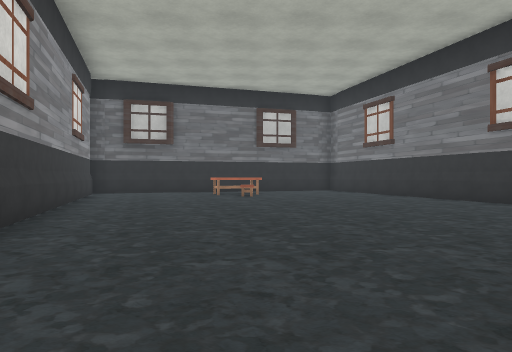
[1] (above)

24 first-person views from a walk through a 3-D level made in the Unity game engine. The camera is 1.2 m above the floor, looks level and sees 70° across. The floor is counted in squares, 2 m on a side. Each view is taken from the middle of a square. On the plan, view 1 faces up. The plan holds only what a view shows up to about 10 squares ahead; the rest is blank. The place goes on beyond the plan. Some trees and plants on the terrain are drawn as simple stand-ins. The player character is not drawn. Some surface patterns are stand-ins.

[2]
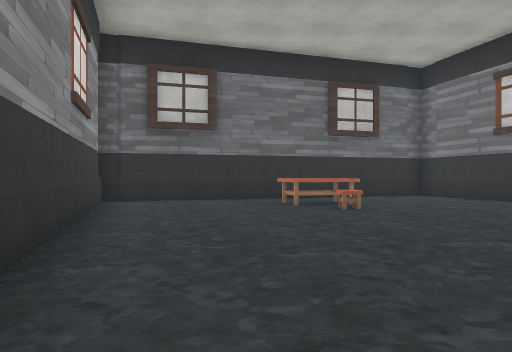

[3]
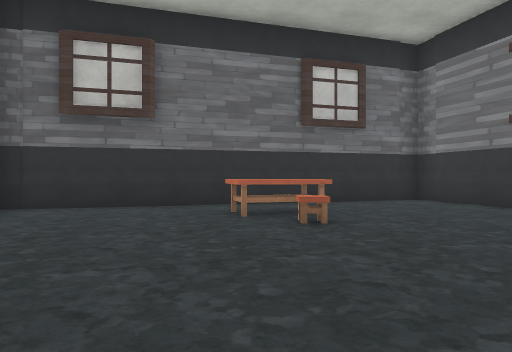

[4]
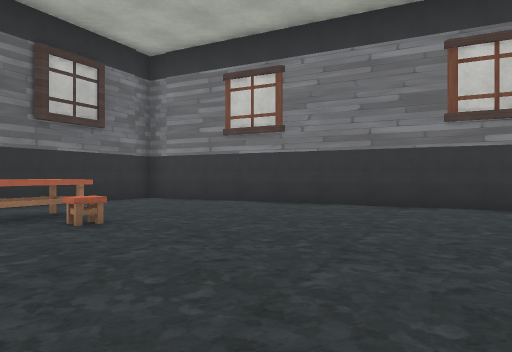

[5]
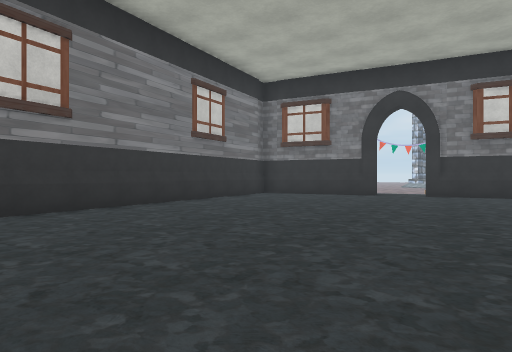

[6]
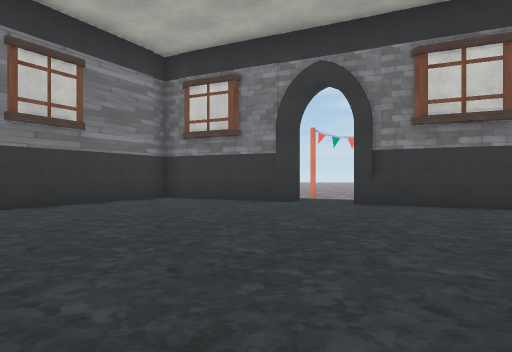

[7]
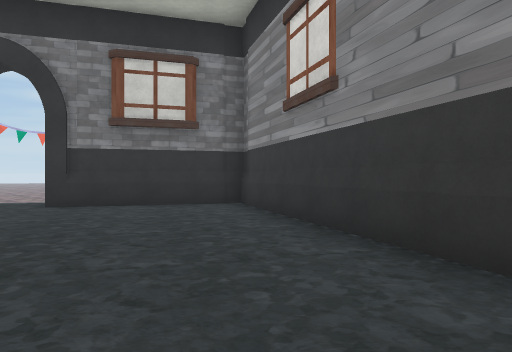

[8]
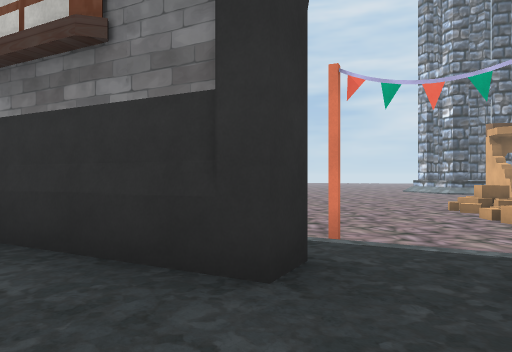

[9]
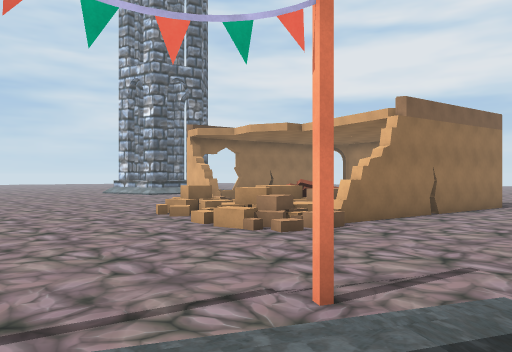

[10]
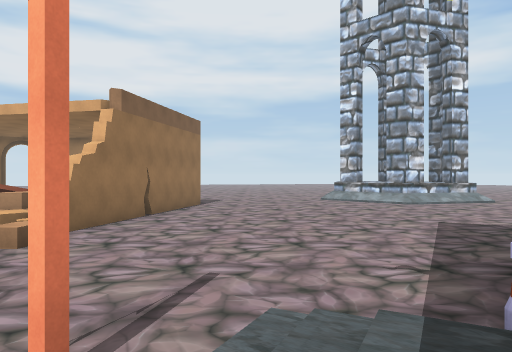

[11]
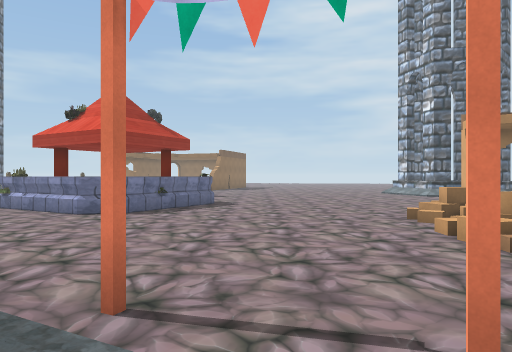

[12]
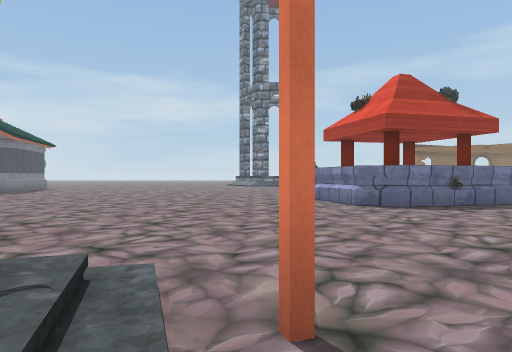

[13]
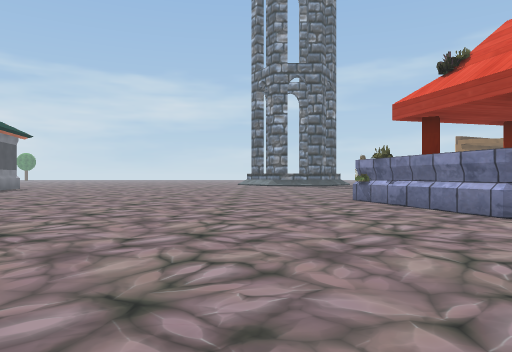

[14]
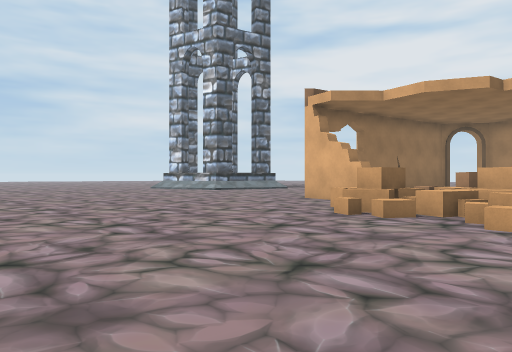

[15]
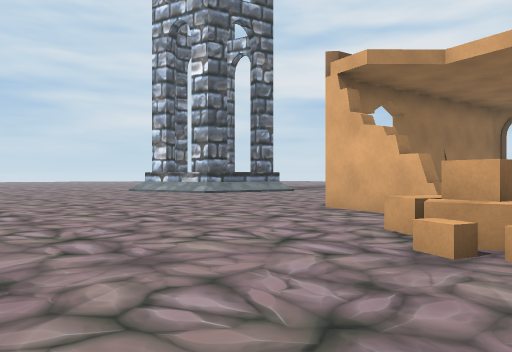

[16]
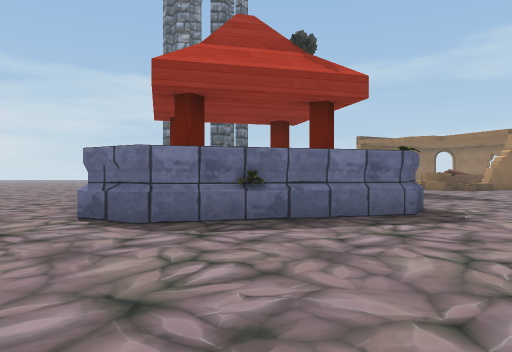

[17]
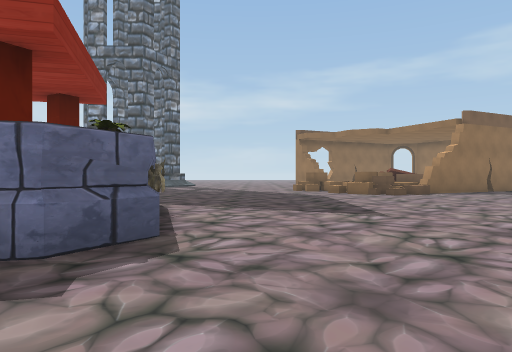

[18]
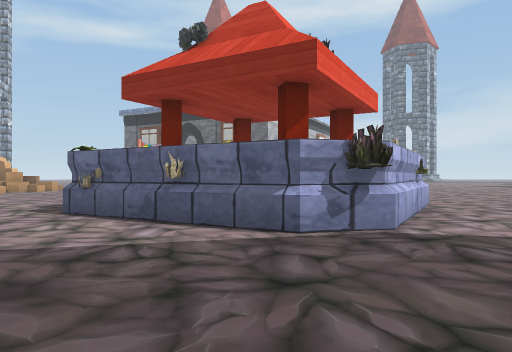

[19]
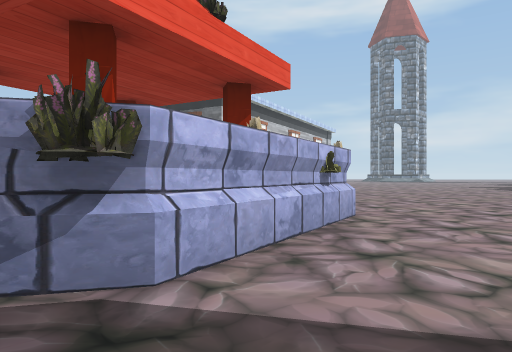

[20]
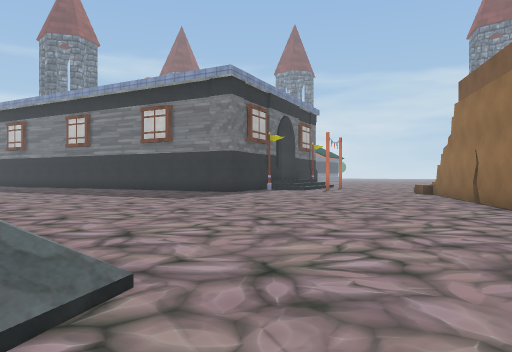

[21]
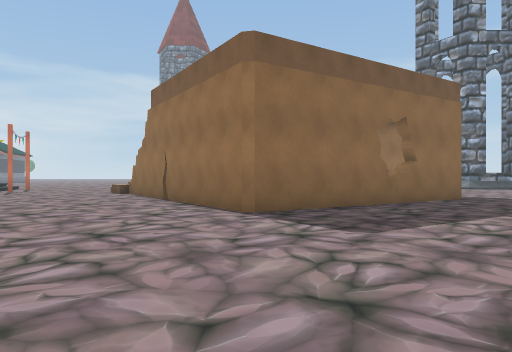

[22]
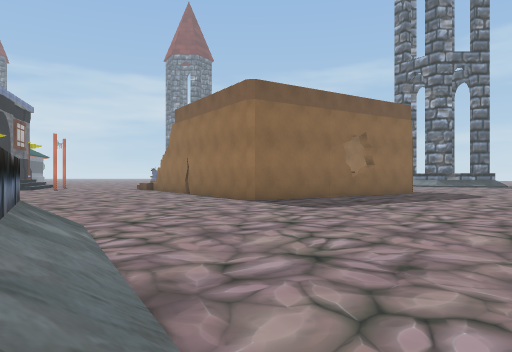

[23]
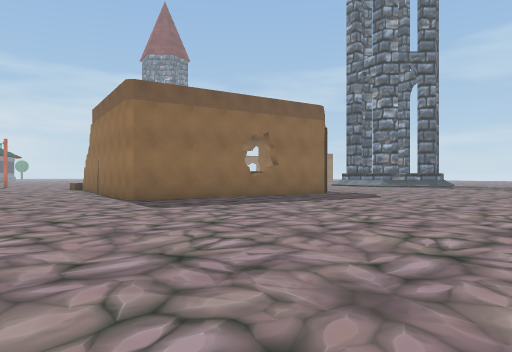

[24]
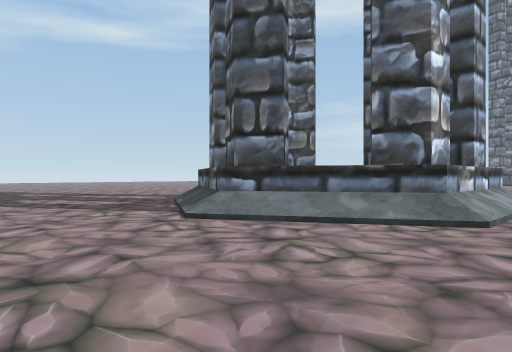

### Floor plan
Key: @ floor where view 1 was taken; # wall or solid block; . main floor; : floor 0.75 m higher than the main floor; / step, stairs or slope; = window, fence, low wall or low ledge; ^ raised ledge; T table; C chair; F flag; O other object.
Columns run from 13 left of view 1 to 21 right of it. Each row starts with its distance up from view 1.
 15              ####
 14           ####::##
 13        ####::::::#
 12        #::::TT:::#
 11        ##::::C:::##
 10         #:::::::::#
  9         #:::::::::#
  8         ##::::::::##
  7          #:::::::::#
  6          #:::::::::#
  5          ##::::::::##
  4           #:::::::::#
  3           #:::::::::#        ...
  2           ##::::::::#    .......
  1            #::::::::##  .........
  0            #:@:::::::#...........
 -1            #::::::####...........
 -2            ##: ##:# .............
 -3      ..     ##F/:///..............
 -4      ... ......////O..............
 -5      ...........#.................
 -6     .......................#####..
 -7     ......................##   #..
 -8     /.....................#    #...
 -9    O/...........^/........#    ##..
-10    O/..........##=/.......##    O..
-11    O/........###=^=/.......#####...
-12  OOO/.......## ###=^........#......
-13 OO//..... ###    #=^...............
-14 //.......##      =#................
-15 .........##      =##...............
-16 ..........##       #...............
-17 ...........##       ........ ......
-18  ...........#   ## .........   ....
-19   ..........#      .........    ...

Where each view was taken, in squares from view 1:
view 1: 0 up, 0 right, facing up
view 2: 4 up, 2 left, facing up
view 3: 6 up, 1 left, facing up
view 4: 6 up, 2 left, facing up-right
view 5: 9 up, 1 left, facing down-right
view 6: 5 up, 1 left, facing down-right
view 7: 5 up, 1 left, facing down
view 8: 0 up, 3 right, facing down-right
view 9: 2 down, 4 right, facing down
view 10: 3 down, 4 right, facing down-left
view 11: 3 down, 3 right, facing down-right
view 12: 4 down, 4 right, facing right
view 13: 3 down, 8 right, facing right
view 14: 6 down, 8 right, facing down
view 15: 9 down, 8 right, facing down
view 16: 9 down, 8 right, facing right
view 17: 13 down, 11 right, facing right
view 18: 14 down, 21 right, facing up-left
view 19: 11 down, 21 right, facing up-left
view 20: 14 down, 10 left, facing up-right
view 21: 14 down, 10 left, facing right
view 22: 14 down, 13 left, facing right
view 23: 17 down, 13 left, facing right
view 24: 17 down, 8 left, facing up-left
